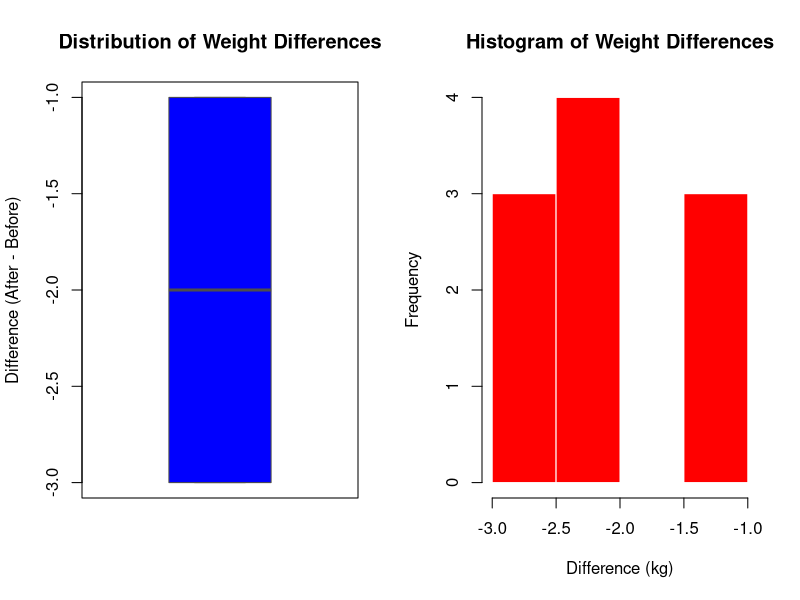

Generate this figure with R:
## ---- chunk 1
# ================================================
# Paired t-Test and Homogeneity of Variance Example
# ================================================

# Step 1: Define Before and After measurements
before <- c(72, 68, 75, 70, 80, 85, 77, 90, 65, 73)
after  <- c(70, 67, 72, 69, 78, 82, 74, 88, 63, 72)

# Step 2: Compute difference scores
diff <- after - before

# Step 3: Visualize the distribution of differences
par(mfrow = c(1, 2))  # Show two plots side-by-side
boxplot(diff,
        main = "Distribution of Weight Differences",
        ylab = "Difference (After - Before)",
        col = "blue", border = "gray30")

hist(diff,
     main = "Histogram of Weight Differences",
     xlab = "Difference (kg)",
     col = "red", border = "white")

par(mfrow = c(1, 1))  # Reset layout

# Step 4: Conduct the paired t-test
t_test_result <- t.test(after, before, paired = TRUE)
t_test_result

# Step 5: Normality check on the difference scores
shapiro_result <- shapiro.test(diff)
shapiro_result

# Step 6: Display results summary
cat("Paired t-test p-value:", round(t_test_result$p.value, 4), "\n")
cat("Shapiro-Wilk p-value:", round(shapiro_result$p.value, 4), "\n")

if (t_test_result$p.value < 0.05) {
  cat("Conclusion: Significant difference detected (Reject H0)\n")
} else {
  cat("Conclusion: No significant difference (Fail to Reject H0)\n")
}

if (shapiro_result$p.value > 0.05) {
  cat("Normality assumption appears reasonable.\n")
} else {
  cat("Differences deviate from normality (consider nonparametric test).\n")
}
